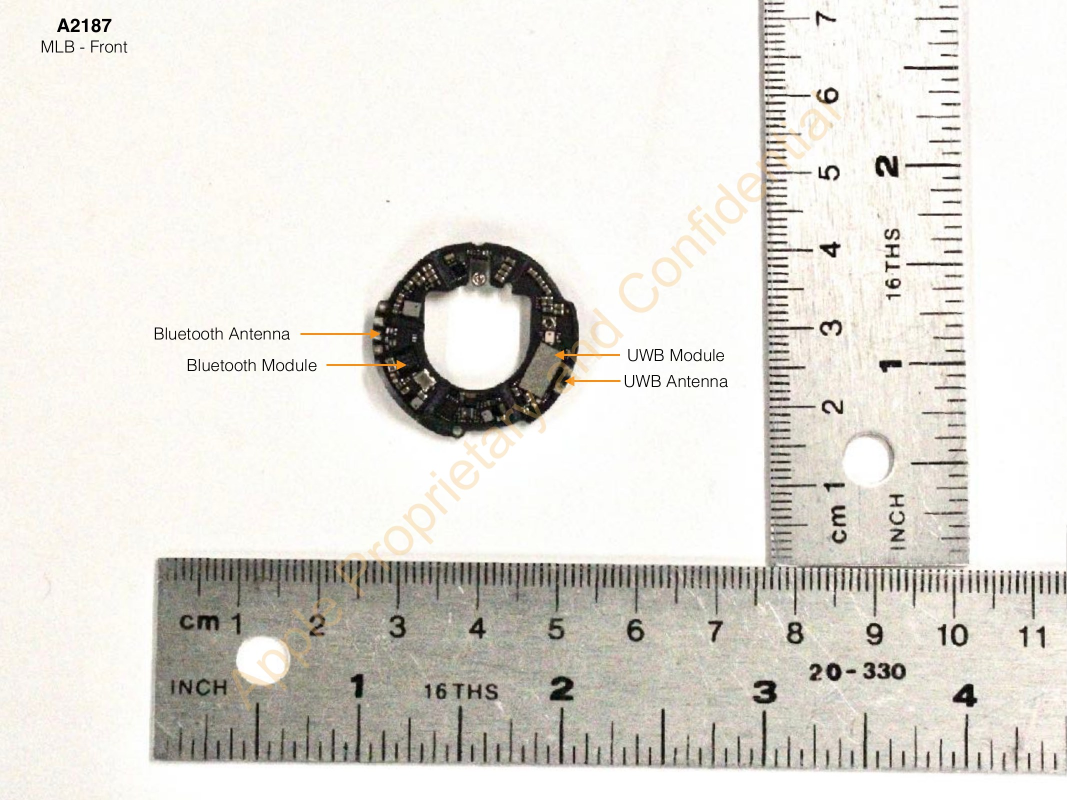
#> input picture images/airtag/fcc-BCGA2187-internal-photo-6.jpg, 2134 x 1600 px (shown at 1/2 size)
$ python m_board_outline.py
#> lines starting #> are read from the running program, lines starting #| are printed output that depends on the picture; after the words box and inside, x2 and y2 are one past the last pixel; in counts of white or black regions, pixels touching at a corner belong together
#> in main, rgb is the input picture: shape (1600, 2134, 3); mean R, G, B 225.5, 222.9, 216.7
#!/usr/bin/env python3
"""m_board_outline.py -- r(theta) for the bare MLB's OUTER edge and CENTRE HOLE.

L1 PHOTOGRAPH METROLOGY lane, halo Replica.

SIDE NAMING, stated per project convention (halo lane, commit 391f676):
  FRONT = the COMPONENT side, following Apple's own FCC filing captions.
  FCC internal photo 6 "MLB - Front"  == component side == FRONT.
  O'Flynn's "frontside" (battery contacts, NFC coil) is this project's BACK.

WHY NOT FIT A CIRCLE.  The centre hole is not a circle -- at 3x it is a rounded
square with a notch at top centre.  A circle fit would return a "diameter" that
describes nothing.  So the primitive here is r(theta), sub-pixel, and every
shape statement is derived from it.  A circle is fitted to the OUTER edge only,
and its per-angle residual is reported so the reader can judge circularity
instead of being told it.

EDGE CRITERION.  Along each ray, the board is dark and its surround (white
paper outside; over-exposed white paper seen through the hole) is bright.  The
edge is the half-way crossing between the LOCAL bright level and the LOCAL dark
level, both taken as robust medians of that same ray -- so a shadow gradient or
the tan watermark shifts both levels together and largely cancels.

WHAT IS EXCLUDED, AND IT IS REPORTED.  Apple drew four orange leader arrows that
touch the rim.  Orange (R-B large, R high) is masked and the affected angular
sectors are listed in the output as excluded, not silently averaged in.

Re-runnable.  Prints its inputs.  Raw r(theta) to JSON.
"""
import argparse, json, math, os
import numpy as np
from PIL import Image

HERE = os.path.dirname(os.path.abspath(__file__))
ROOT = os.path.abspath(os.path.join(HERE, "..", "..", ".."))


def bilinear(img, x, y):
    x0 = np.floor(x).astype(int); y0 = np.floor(y).astype(int)
    fx = x - x0; fy = y - y0
    h, w = img.shape[:2]
    x0 = np.clip(x0, 0, w - 2); y0 = np.clip(y0, 0, h - 2)
    a = img[y0, x0]; b = img[y0, x0 + 1]; c = img[y0 + 1, x0]; d = img[y0 + 1, x0 + 1]
    return (a * (1 - fx) * (1 - fy) + b * fx * (1 - fy)
            + c * (1 - fx) * fy + d * fx * fy)


def orange_mask(rgb):
    R = rgb[:, :, 0].astype(float); G = rgb[:, :, 1].astype(float); B = rgb[:, :, 2].astype(float)
#> after `R = rgb[:, :, 0].astype(float)`:
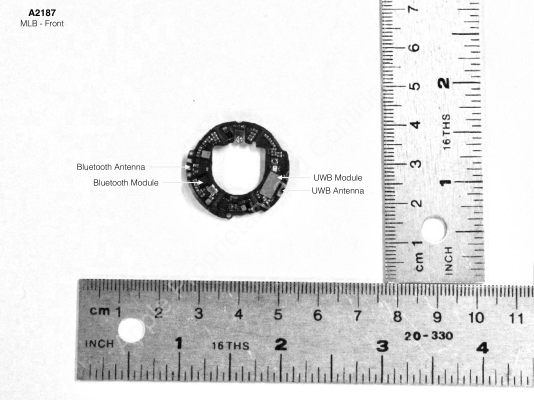
#> R: shape (1600, 2134) float64 (shown at 1/4 size); min 0, max 255, mean 225.5
#> after `B = rgb[:, :, 2].astype(float)`:
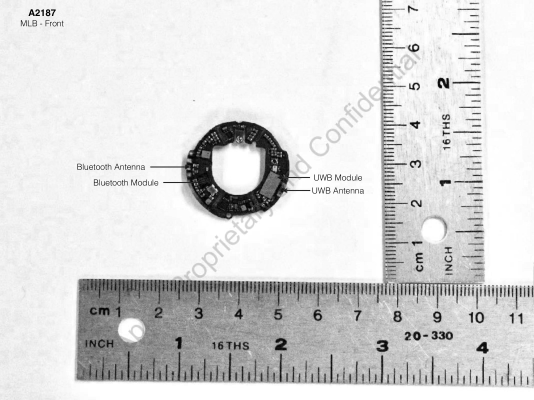
#> B: shape (1600, 2134) float64 (shown at 1/4 size); min 0, max 255, mean 216.7
    return (R - B > 70) & (R > 150) & (G > 80) & (G < R - 40)
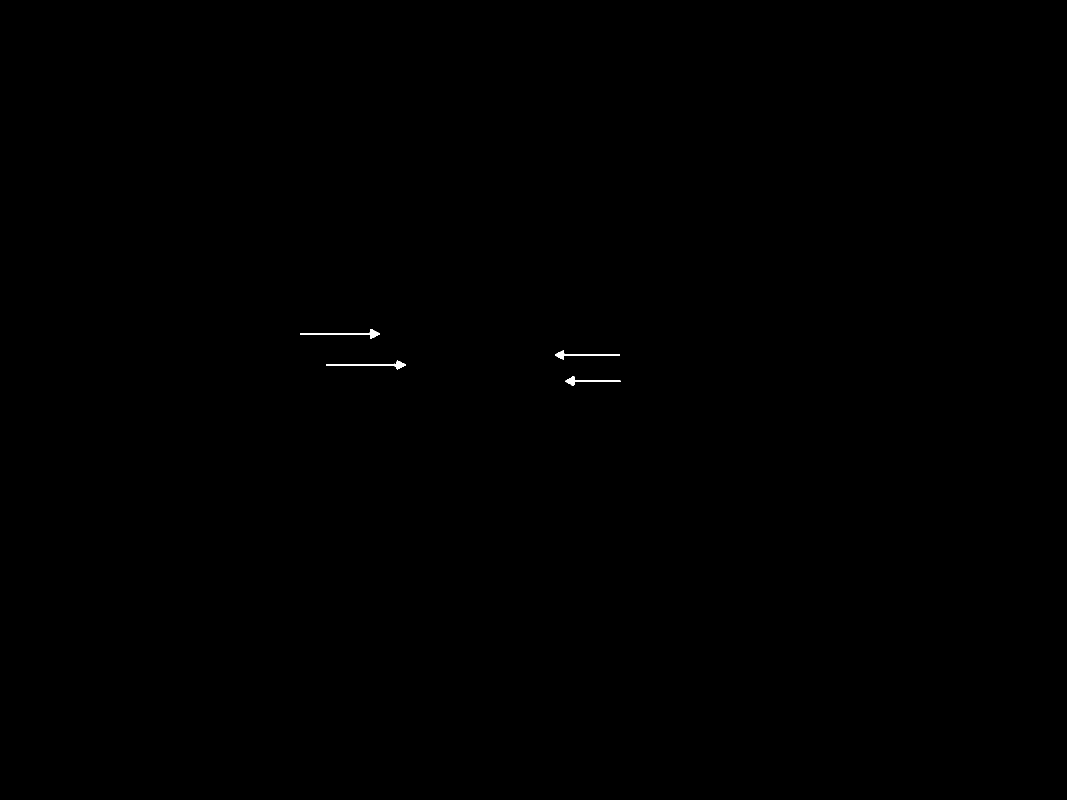
#> returned value: shape (1600, 2134) bool (shown at 1/2 size); 0.08% white; 4 white regions, box (x1, y1, x2, y2) and area: (601, 658, 760, 677) 786, (653, 721, 812, 739) 767, (1110, 701, 1240, 720) 656, (1130, 753, 1241, 772) 580
#|   image        images/airtag/fcc-BCGA2187-internal-photo-6.jpg  (2134x1600)
#|   orange-arrow mask: 1882 px inside the box


def azimuthal_profile(lum, cx, cy, r_max, n_ang=180, step=0.5):
    """Mean luma vs radius about (cx,cy).  Used ONLY to bootstrap search windows,
    never to produce a reported number."""
    rs = np.arange(1.0, r_max, step)
    acc = np.zeros(len(rs))
    for k in range(n_ang):
        a = 2 * math.pi * k / n_ang
        acc += bilinear(lum, cx + rs * math.cos(a), cy + rs * math.sin(a))
    return rs, acc / n_ang


def bootstrap_radii(lum, cx, cy, r_max, level=150.0):
    """(hole radius, board radius) to ~1 px, from the azimuthal profile.

    Going outward the profile is: bright (over-exposed paper through the hole)
    -> dark (board) -> bright (paper).  Take the FIRST fall below `level` as the
    hole and the LAST rise above it as the board.
    """
    rs, v = azimuthal_profile(lum, cx, cy, r_max)
    above = v > level
    falls = [i for i in range(1, len(rs)) if above[i - 1] and not above[i]]
    rises = [i for i in range(1, len(rs)) if above[i] and not above[i - 1]]
    r_hole = float(rs[falls[0]]) if falls else None
    r_board = float(rs[rises[-1]]) if rises else None
    return r_hole, r_board, rs, v


def find_centre(lum, box, dark_thr):
#> called with box = (700, 440, 1200, 920), dark_thr = 120
    x0, y0, x1, y1 = box
    sub = lum[y0:y1, x0:x1]
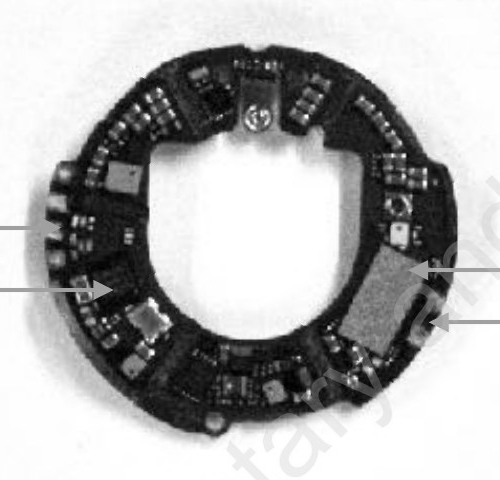
#> sub: shape (480, 500) float64; min 0, max 255, mean 174.6
    m = sub < dark_thr
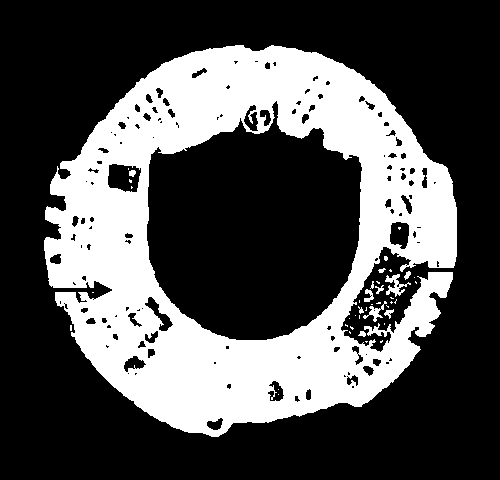
#> m: shape (480, 500) bool; 31.8% white; 42 white regions (31 under 20 px), largest, box (x1, y1, x2, y2) and area: (44, 45, 457, 437) 75489, (385, 274, 411, 297) 227, (363, 301, 387, 322) 142
    ys, xs = np.nonzero(m)
    if len(xs) < 500:
        return None
    # robust: trim 1% tails on each axis before taking the mean
    cx = float(np.mean(np.clip(xs, np.percentile(xs, 1), np.percentile(xs, 99)))) + x0
#> cx = 945
    cy = float(np.mean(np.clip(ys, np.percentile(ys, 1), np.percentile(ys, 99)))) + y0
#> cy = 681.2
    return cx, cy, int(m.sum())


def _smooth(v, sigma=1.2):
    n = max(3, int(round(sigma * 4)) | 1)
    x = np.arange(n) - n // 2
    k = np.exp(-0.5 * (x / sigma) ** 2); k /= k.sum()
    return np.convolve(v, k, mode="same")


def ray_edge(lum, bad, cx, cy, ang, r_lo, r_hi, mode, step=0.25, method="gradient",
             sigma=1.2, min_step=40.0):
    """Sub-pixel radius of the board edge along one ray.

    method 'gradient' (DEFAULT AND THE ONLY ONE TRUSTED):
        the edge is the extremum of dLuma/dr, located to sub-pixel by parabolic
        interpolation on the smoothed derivative.

    method 'halfmax' (KEPT ONLY AS THE NEGATIVE CONTROL -- it is WRONG here):
        the half-way crossing between the ray's dark and bright medians.  The
        board casts a soft shadow on the white paper, so the half-way level
        lands inside the PENUMBRA and the returned radius is the shadow's, not
        the board's.  m_selftest_outline.py exercises this deliberately.

    mode 'out': dark inside, bright outside.  mode 'in': bright inside, dark out.
    """
    rs = np.arange(r_lo, r_hi, step)
    xs = cx + rs * math.cos(ang); ys = cy + rs * math.sin(ang)
    v = bilinear(lum, xs, ys)
    blocked = bilinear(bad.astype(float), xs, ys) > 0.25
    if blocked.mean() > 0.10:
        return None, "orange leader arrow crosses this ray"
    n = len(rs)
    q = max(6, n // 6)
    if mode == "out":
        dark = float(np.median(v[:q])); bright = float(np.median(v[-q:]))
    else:
        bright = float(np.median(v[:q])); dark = float(np.median(v[-q:]))
    if bright - dark < min_step:
        return None, "luma step below the %.0f minimum along this ray" % min_step

    if method == "halfmax":
        thr = 0.5 * (dark + bright)
        above = v > thr
        if mode == "out":
            idx = [i for i in range(1, n) if above[i] and not above[i - 1]]
            if not idx: return None, "no dark->bright crossing"
            i = idx[-1]
        else:
            idx = [i for i in range(1, n) if (not above[i]) and above[i - 1]]
            if not idx: return None, "no bright->dark crossing"
            i = idx[0]
        v0, v1 = v[i - 1], v[i]
        f = 0.0 if v1 == v0 else (thr - v0) / (v1 - v0)
        return float(rs[i - 1] + f * step), None

    g = np.gradient(_smooth(v, sigma / step))
    sig = g if mode == "out" else -g
    m = 3
    if n < 2 * m + 3:
        return None, "ray too short"
    j = int(np.argmax(sig[m:n - m])) + m
    if sig[j] <= 0:
        return None, "no step of the expected sign along this ray"
    y0, y1, y2 = sig[j - 1], sig[j], sig[j + 1]
    den = y0 - 2 * y1 + y2
    dj = 0.5 * (y0 - y2) / den if den != 0 else 0.0
    dj = max(-1.0, min(1.0, dj))
    return float(rs[j] + dj * step), None


def fit_circle(x, y):
    A = np.c_[2 * x, 2 * y, np.ones(len(x))]
    b = x ** 2 + y ** 2
    s, *_ = np.linalg.lstsq(A, b, rcond=None)
    cx, cy = s[0], s[1]
    r = math.sqrt(s[2] + cx ** 2 + cy ** 2)
    return cx, cy, r


def profile(lum, bad, cx, cy, r_lo, r_hi, mode, n_ang=720, method="gradient"):
    out, dropped = [], {}
    for k in range(n_ang):
        a = 2 * math.pi * k / n_ang
        r, why = ray_edge(lum, bad, cx, cy, a, r_lo, r_hi, mode, method=method)
        if r is None:
            dropped.setdefault(why, []).append(round(math.degrees(a), 1))
        else:
            out.append((math.degrees(a), r))
    return out, dropped


# [13 lines left out: function refine, not called in this run]


def describe(pr, cx, cy, label):
    A = np.array([math.radians(a) for a, _ in pr]); R = np.array([r for _, r in pr])
    X = cx + R * np.cos(A); Y = cy + R * np.sin(A)
    fx, fy, fr = fit_circle(X, Y)
    resid = np.hypot(X - fx, Y - fy) - fr
    # per-angle radius about the FITTED centre
    Rf = np.hypot(X - fx, Y - fy)
    return dict(
        label=label, n_angles=len(pr),
        fitted_centre_px=[round(fx, 2), round(fy, 2)],
        r_mean_px=round(float(Rf.mean()), 3), r_min_px=round(float(Rf.min()), 3),
        r_max_px=round(float(Rf.max()), 3),
        r_sd_px=round(float(Rf.std()), 3),
        r_p5_px=round(float(np.percentile(Rf, 5)), 3),
        r_p95_px=round(float(np.percentile(Rf, 95)), 3),
        circle_fit_r_px=round(fr, 3),
        circle_fit_resid_sd_px=round(float(resid.std()), 3),
        circle_fit_resid_max_px=round(float(np.abs(resid).max()), 3),
        peak_to_peak_px=round(float(Rf.max() - Rf.min()), 3),
        theta_of_r_max_deg=round(float(np.degrees(A[int(np.argmax(Rf))])), 1),
        theta_of_r_min_deg=round(float(np.degrees(A[int(np.argmin(Rf))])), 1),
        _A=A, _R=Rf, _X=X, _Y=Y,
    )


def main():
    ap = argparse.ArgumentParser()
    ap.add_argument("--image", default="fcc-BCGA2187-internal-photo-6.jpg")
    ap.add_argument("--box", default="700,440,1200,920", help="x0,y0,x1,y1 search box for the board")
    ap.add_argument("--px-per-mm", type=float, default=None)
    ap.add_argument("--px-per-mm-label", default="unstated")
    ap.add_argument("--n-ang", type=int, default=720)
    ap.add_argument("--method", default="gradient", choices=["gradient", "halfmax"],
                help="halfmax is the NEGATIVE CONTROL and is wrong on a shadowed edge")
    ap.add_argument("--json", default=None)
    a = ap.parse_args()
    path = os.path.join(ROOT, "images", "airtag", a.image)
    rgb = np.asarray(Image.open(path).convert("RGB"))
    lum = np.asarray(Image.open(path).convert("L")).astype(float)
    bad = orange_mask(rgb)
    box = tuple(int(v) for v in a.box.split(","))
    print(f"m_board_outline.py -- inputs:")
    print(f"  image        {os.path.relpath(path, ROOT)}  ({rgb.shape[1]}x{rgb.shape[0]})")
    print(f"  search box   {box}")
    print(f"  scale basis  {a.px_per_mm} px/mm  [{a.px_per_mm_label}]")
    print(f"  rays         {a.n_ang} angles, method={a.method}, step 0.25 px")
    print(f"  orange-arrow mask: {int(bad[box[1]:box[3], box[0]:box[2]].sum())} px inside the box")

    c = find_centre(lum, box, 120)
#> c = (945, 681.2, 76330)
    if c is None:
        print("  CANNOT DETERMINE: fewer than 500 dark pixels in the search box")
        return
    cx, cy, ndark = c
#> cx = 945; cy = 681.2; ndark = 76330
    print(f"  seed centre  ({cx:.1f}, {cy:.1f}) from {ndark} dark px (luma<120)")
#|   seed centre  (945.0, 681.2) from 76330 dark px (luma<120)

    r_hole0, r_board0, prs, pv = bootstrap_radii(lum, cx, cy, 340.0)
#> after the loop in azimuthal_profile, `for k in range(n_ang):`: acc = 678 values, max 45900 at index 0, min 8857.4 at index 358, mean 35094.4
#> in bootstrap_radii, `rs, v = azimuthal_profile(lum, cx, cy, r_max)`: rs = 678 values from 1 to 339.5; v = 678 values, max 255 at index 0, min 49.21 at index 358, mean 195
#> in bootstrap_radii, `falls = [i for i in range(1, len(rs)) if above[i - 1] and not above[i]]`: falls = [199]
#> in bootstrap_radii, `rises = [i for i in range(1, len(rs)) if above[i] and not above[i - 1]]`: rises = [399]
#> in bootstrap_radii, `r_hole = float(rs[falls[0]]) if falls else None`: r_hole = 100.5
#> in bootstrap_radii, `r_board = float(rs[rises[-1]]) if rises else None`: r_board = 200.5
#> r_hole0 = 100.5; r_board0 = 200.5; prs = 678 values from 1 to 339.5; pv has the same summary as v in bootstrap_radii
    print(f"  bootstrap (azimuthal luma profile, crossing level 150):"
          f" hole ~{r_hole0} px, board ~{r_board0} px")
#|   bootstrap (azimuthal luma profile, crossing level 150): hole ~100.5 px, board ~200.5 px
    if r_board0 is None:
        print("  CANNOT DETERMINE: the azimuthal profile never returns to paper level")
        return

    # OUTER: tight window around the bootstrap radius, centre re-fitted twice
    for _ in range(3):
        pr, _d = profile(lum, bad, cx, cy, r_board0 * 0.88, r_board0 * 1.14, "out", 360, a.method)
        if len(pr) < 100:
            print("  CANNOT DETERMINE: outer edge gave <100 usable rays")
            return
        A = np.array([math.radians(t) for t, _ in pr]); R = np.array([r for _, r in pr])
        nx, ny, nr = fit_circle(cx + R * np.cos(A), cy + R * np.sin(A))
        moved = math.hypot(nx - cx, ny - cy)
        cx, cy = nx, ny
        if moved < 0.05:
            break
#> this loop made 3 passes
    r_out = nr
    print(f"  outer edge: centre ({cx:.2f}, {cy:.2f}), r {r_out:.2f} px "
          f"(window {r_board0*0.88:.0f}..{r_board0*1.14:.0f} px)")
#|   outer edge: centre (952.81, 678.28), r 195.51 px (window 176..229 px)
    pr_out, drop_out = profile(lum, bad, cx, cy, r_out * 0.90, r_out * 1.12, "out", a.n_ang, a.method)
    d_out = describe(pr_out, cx, cy, "outer edge")

    # INNER: the hole is NOT round, so the window must be generous, but it is
    # anchored on the bootstrap so a bright component cannot capture the ray.
    if r_hole0 is None:
        d_in, drop_in = None, {}
        print("  centre hole: CANNOT DETERMINE - the azimuthal profile shows no bright core")
    else:
        pr_in, drop_in = profile(lum, bad, cx, cy, max(2.0, r_hole0 * 0.55),
                                 r_hole0 * 1.55, "in", a.n_ang, a.method)
        d_in = describe(pr_in, cx, cy, "centre hole") if len(pr_in) > 100 else None

    def report(d, drops, name):
#> called with name = 'outer edge'
        print(f"\n  {name.upper()}")
        if d is None:
            print("    CANNOT DETERMINE - too few usable rays")
            return
        print(f"    usable rays {d['n_angles']}/{a.n_ang}; fitted centre {d['fitted_centre_px']}")
#|     usable rays 684/720; fitted centre [952.57, 678.36]
        print(f"    radius  mean {d['r_mean_px']:.2f}  min {d['r_min_px']:.2f} (at {d['theta_of_r_min_deg']:+.0f} deg)"
              f"  max {d['r_max_px']:.2f} (at {d['theta_of_r_max_deg']:+.0f} deg)")
#|     radius  mean 195.50  min 176.21 (at +162 deg)  max 210.38 (at +196 deg)
        print(f"    sd {d['r_sd_px']:.2f} px, peak-to-peak {d['peak_to_peak_px']:.2f} px"
              f"  ({100*d['peak_to_peak_px']/d['r_mean_px']:.1f}% of mean radius)")
#|     sd 8.58 px, peak-to-peak 34.18 px  (17.5% of mean radius)
        print(f"    circle fit r {d['circle_fit_r_px']:.2f} px, resid sd {d['circle_fit_resid_sd_px']:.2f}, "
              f"max {d['circle_fit_resid_max_px']:.2f} px")
#|     circle fit r 195.69 px, resid sd 8.58, max 19.48 px
        if a.px_per_mm:
            s = a.px_per_mm
            print(f"    -> diameter {2*d['r_mean_px']/s:.3f} mm mean, "
                  f"{2*d['r_min_px']/s:.3f} .. {2*d['r_max_px']/s:.3f} mm  "
                  f"[at {s} px/mm, {a.px_per_mm_label}]")
        for why, angs in drops.items():
            print(f"    DISCARDED {len(angs)} rays: {why}  (e.g. {angs[:6]}...)")
#> this loop made 2 passes
#> why on pass 1: 'orange leader arrow crosses this ray'
#> (printed output is left out)

    report(d_out, drop_out, "outer edge")
    report(d_in, drop_in, "centre hole")
#|     usable rays 720/720; fitted centre [967.49, 669.88]
#|     radius  mean 120.25  min 73.17 (at +6 deg)  max 171.53 (at +137 deg)
#|     sd 16.94 px, peak-to-peak 98.36 px  (81.8% of mean radius)
#|     circle fit r 121.43 px, resid sd 16.94, max 50.10 px

    if a.px_per_mm and d_out:
        print(f"\n  RATIO hole/board (scale-free, survives a better datum): "
              f"{d_in['r_mean_px']/d_out['r_mean_px']:.4f}" if d_in else "")

    if a.json:
        # [6 lines left out: function strip, not called in this run]
        json.dump(dict(
            tool="m_board_outline.py", image=os.path.relpath(path, ROOT),
            side_convention="FRONT = component side (Apple FCC caption); "
                            "O'Flynn 'frontside' is this project's BACK",
            search_box=list(box), n_angles=a.n_ang, method=a.method,
            px_per_mm=a.px_per_mm, px_per_mm_label=a.px_per_mm_label,
            outer=strip(d_out), inner=strip(d_in),
            discarded_outer={k: v for k, v in drop_out.items()},
            discarded_inner={k: v for k, v in drop_in.items()},
        ), open(a.json, "w"), indent=2)
        print(f"  wrote {a.json}")


if __name__ == "__main__":
    main()
